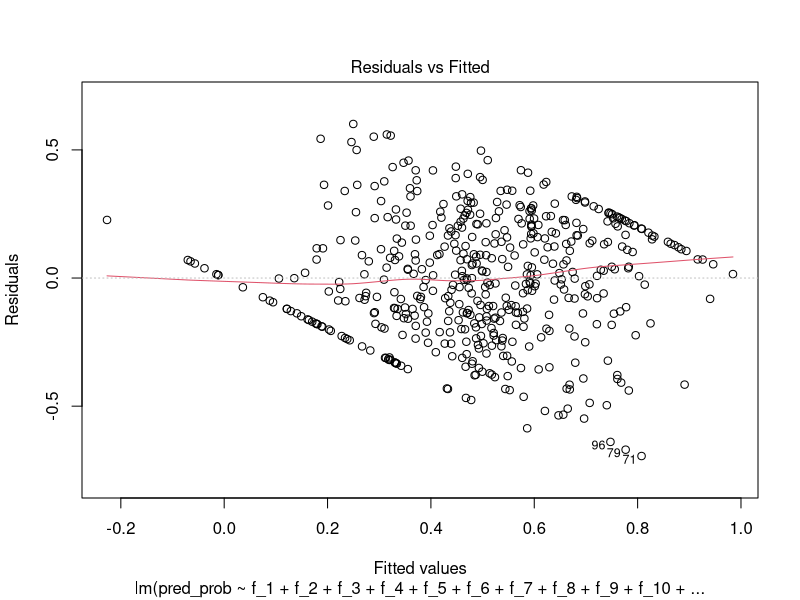
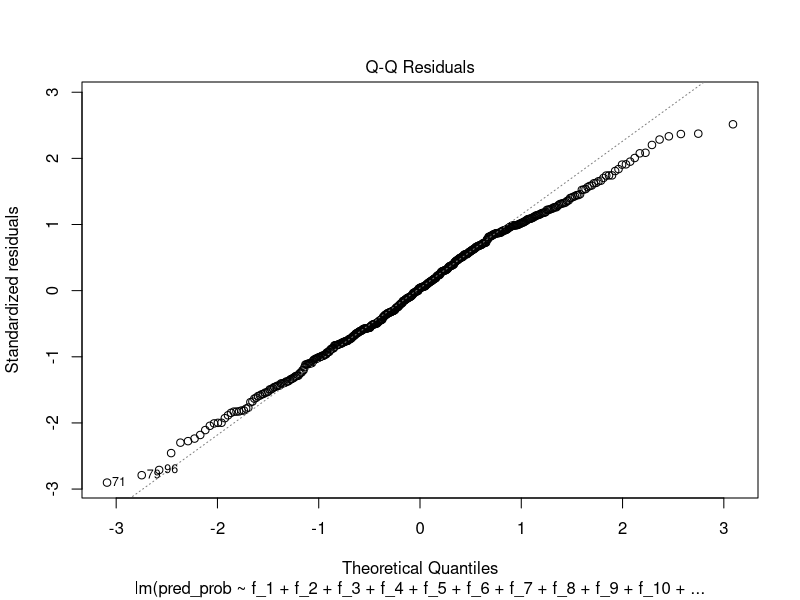
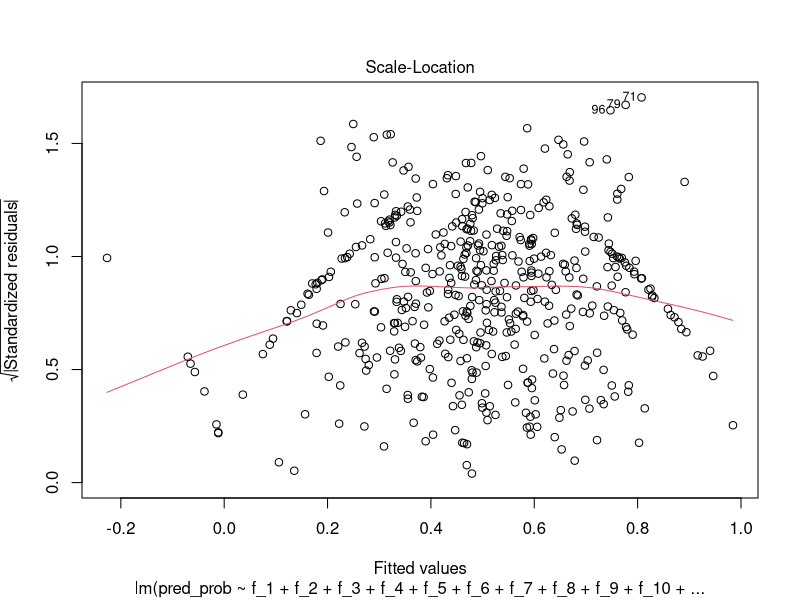
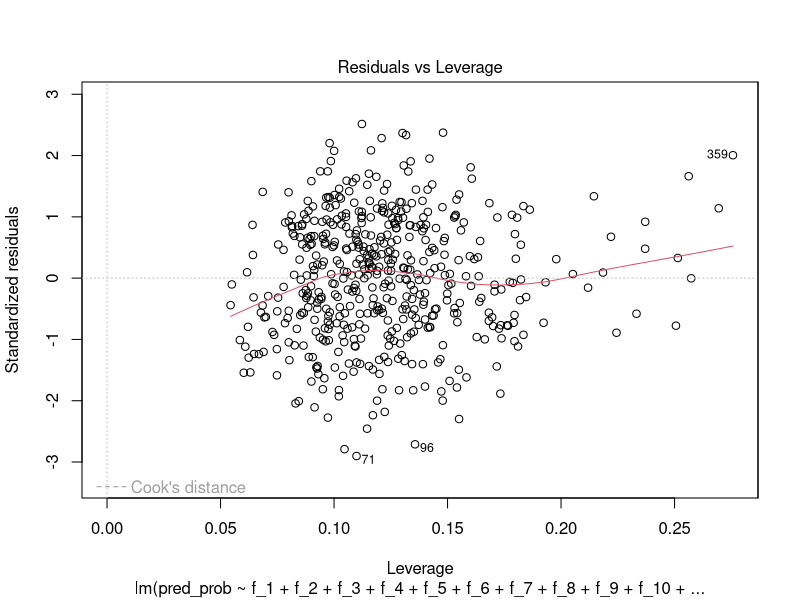
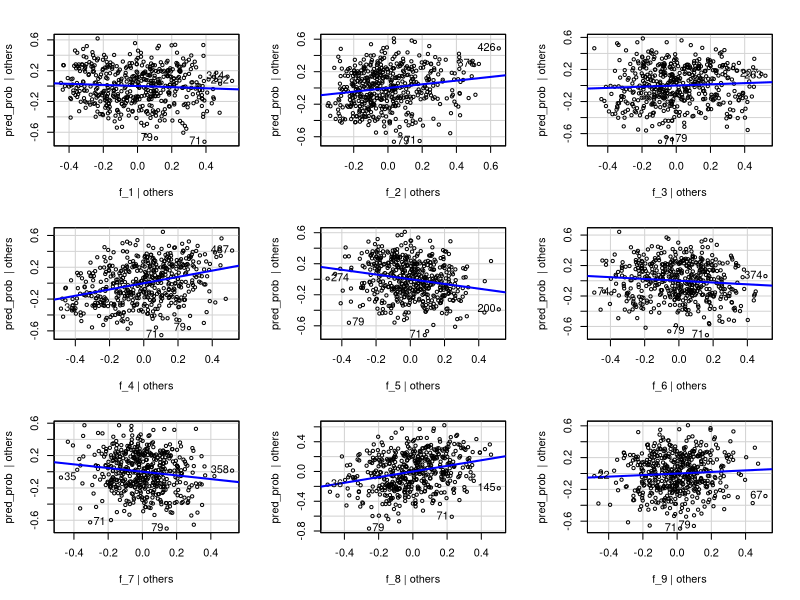
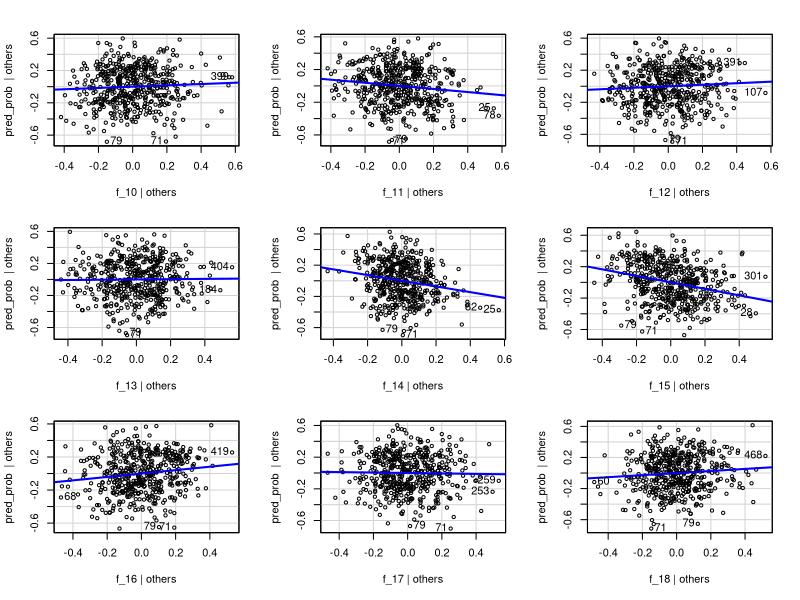
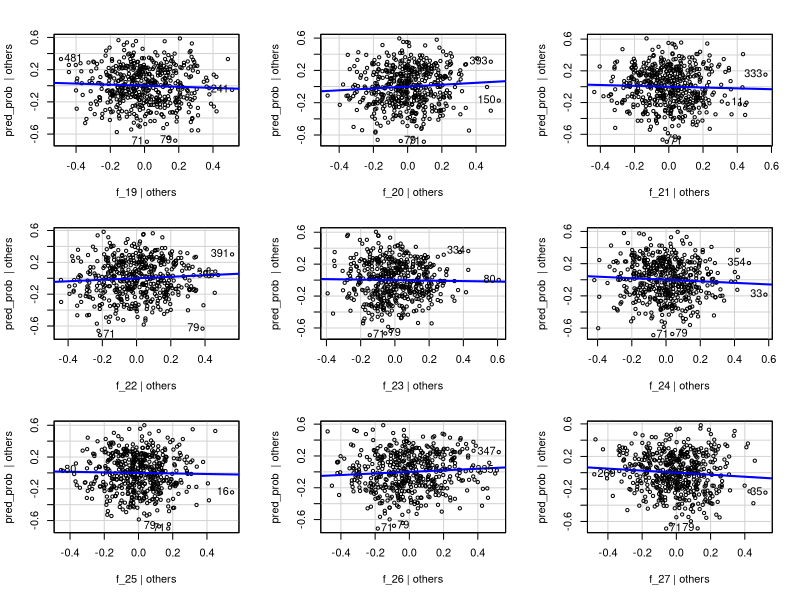
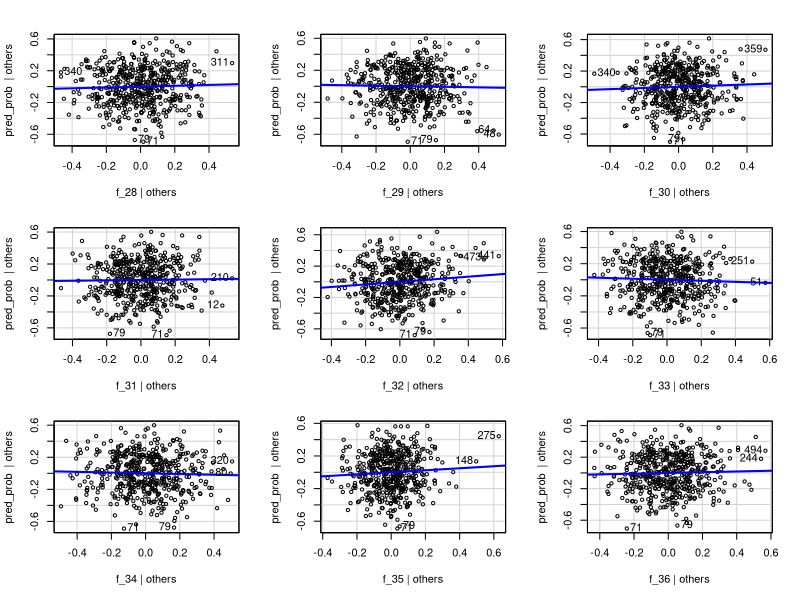

Generate these figures, in order, with R: (Note: this script raises an error after producing the figures.)
## ---- chunk 1
knitr::opts_chunk$set(echo = TRUE)
## ---- chunk 2
# Load the required libraries
library(tidyverse)
library(caret)
library(MASS)
library(car)


## ---- chunk 3
# Load the dataset
data <- read.csv("pca_data_60_d8.csv")  # Update with the actual CSV file name

# Display the structure of the loaded data
str(data)

## ---- chunk 4
# Load the dplyr package for data manipulation
library(dplyr)

# Normalize each feature to the range [0, 1]
normalized_data <- data %>%
  mutate(across(starts_with("f"), ~ (.-min(.)) / (max(.) - min(.))))

# Display the first few rows of the normalized data
head(normalized_data)


## ---- chunk 5
col_name <- NULL;
for (i in 1:400) {
  
  col_name <-  paste0(col_name,"f_", i,"+")
  #data[, col_name] <- boxcox(data[, paste0("Feature_", i)], lambda = NULL)$x
}
cat(col_name)
## ---- chunk 6
model_2  = lm(pred_prob ~ f_1+f_2+f_3+f_4+f_5+f_6+f_7+f_8+f_9+f_10+f_11+f_12+f_13+f_14+f_15+f_16+f_17+f_18+f_19+f_20+f_21+f_22+f_23+f_24+f_25+f_26+f_27+f_28+f_29+f_30+f_31+f_32+f_33+f_34+f_35+f_36+f_37+f_38+f_39+f_40+f_41+f_42+f_43+f_44+f_45+f_46+f_47+f_48+f_49+f_50+f_51+f_52+f_53+f_54+f_55+f_56+f_57+f_58+f_59+f_60, data = normalized_data)
summary(model_2)
## ---- chunk 7

plot(model_2)
## ---- chunk 8

residuals <- residuals(model_2)

# Create the AV plot
avPlots(model_2)

# Create the CR plot
crPlots(model_2)

## ---- chunk 9
# Apply Box-Cox transformation to the target variable (response) if needed
# For example, if you have a response variable named 'y', you can transform it like this:
# data$y_transformed <- boxcox(data$y, lambda = NULL)
# Uncomment and modify the above line based on your data

# Apply Box-Cox transformation to the features
# Assuming the transformed features are named 'Feature_1_transformed', ..., 'Feature_10_transformed'

boxcox(data[, paste0("Feature_1")], lambda = NULL)
for (i in 1:10) {
  boxcox(data[, paste0("Feature_", i)], lambda = NULL)
  #col_name <- paste0("Feature_", i, "_transformed")
  #data[, col_name] <- boxcox(data[, paste0("Feature_", i)], lambda = NULL)$x
}

# Define the list of transformed feature names
transformed_feature_names <- paste0("Feature_", 1:10, "_transformed")  # Adjust the range as needed

# Construct the formula for MLR
formula <- reformulate(transformed_feature_names, response = "y")

# Perform Multiple Linear Regression (MLR) using the transformed features
model <- lm(formula, data = data)

# Display the summary of the MLR model
summary(model)
